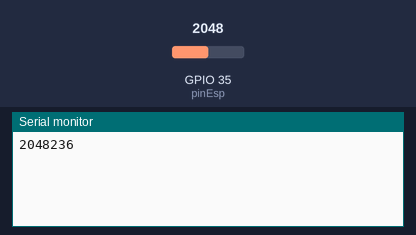
Recording of a sketch running on a simulated ESP32. Shown: the last lines printed to the serial monitor. Inputs (shaded band) come from the test bench; at power-on: GPIO 35 (pinEsp) = 2048. Random numbers use the default seed unless the sketch sets one.

Above: at 1.2 s.
1.3 s: GPIO 35 (pinEsp) set to 2866
At 2.8 s:
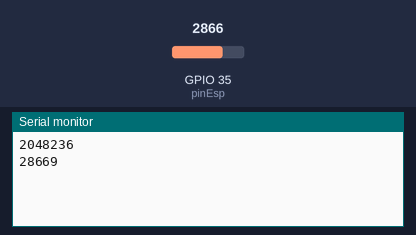
3.8 s: GPIO 35 (pinEsp) set to 3603
At 5.5 s:
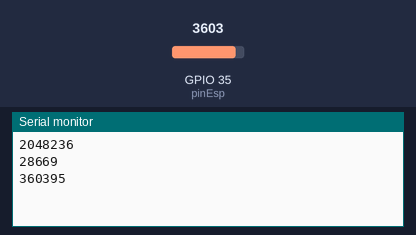
Timing chart, 0 to 7.0 s (numbered marks = the images above; inputs shaded):
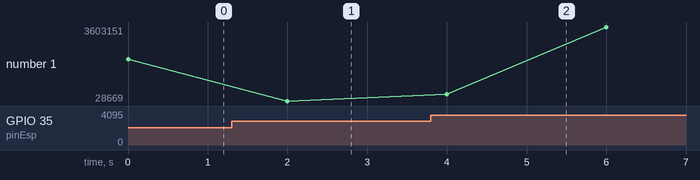

The sketch:

numero_random.ino
```cpp
const int pinEsp = 35;
int valor = 0;
void setup() {
  Serial.begin(9600);
  randomSeed(analogRead(pinEsp));
}

void loop() {
  Serial.print(analogRead(pinEsp));
  valor = random(300);
  Serial.println(valor);
  delay(2000);
}
```

Measured:
- after the input at 1.3 s, the serial monitor: prints a new line after 0.70 s (image 1)
- after the input at 3.8 s, the serial monitor: prints a new line after 0.20 s (image 2)
- plotted number 1: 2048236 → 28669 after the input at 1.3 s, 28669 → 36030 after the input at 3.8 s
